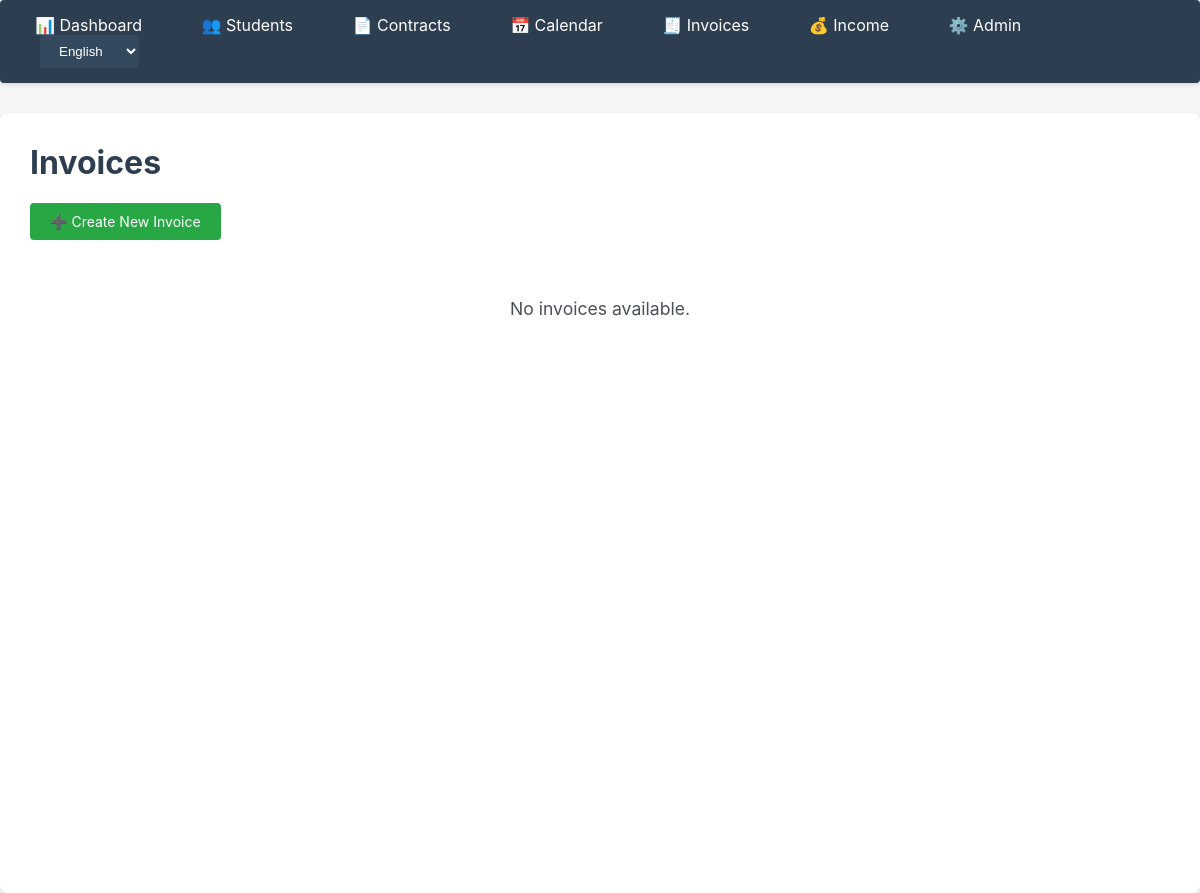
The page /billing/ on the database as committed earlier.
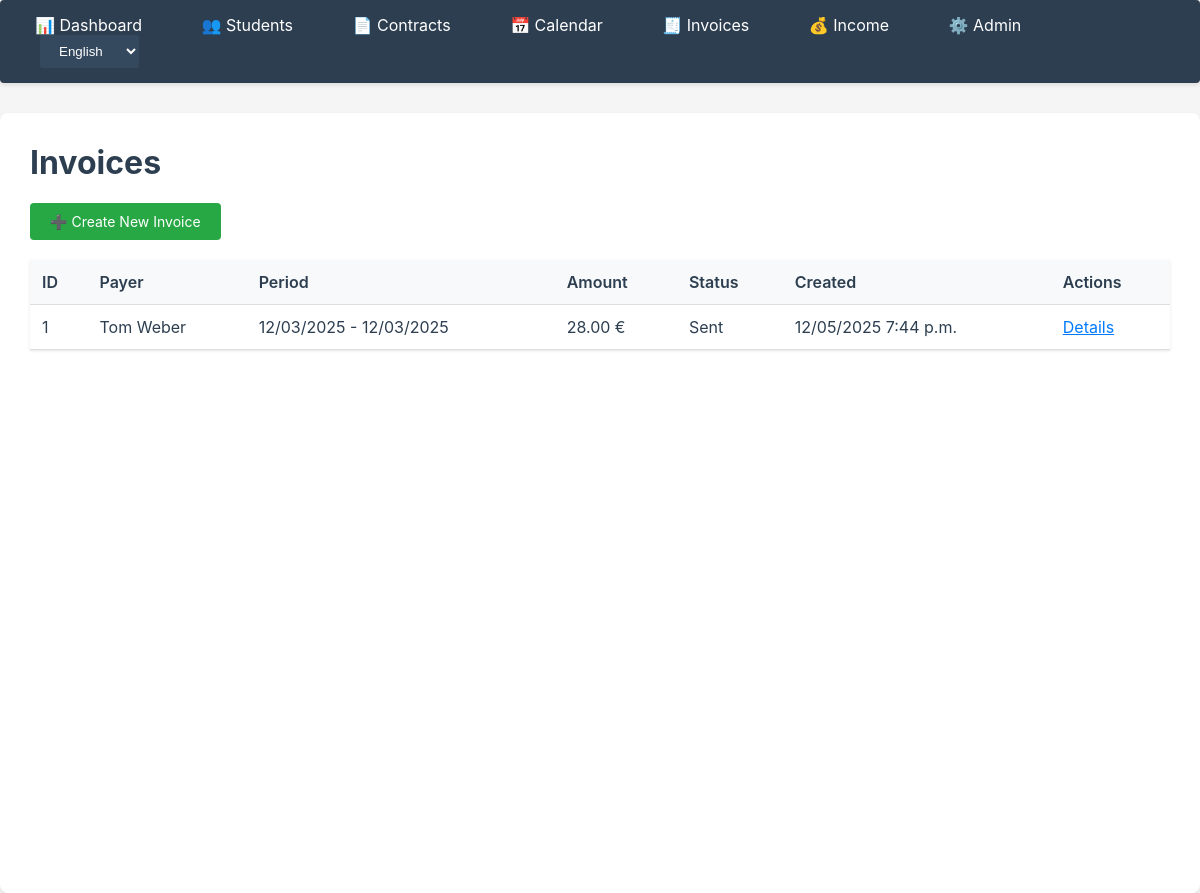
The same page on the database as committed later.
### apps/billing/models.py (models this page shows, shortened)
class Invoice(models.Model):
    STATUS_CHOICES = [
        ('draft', _('Draft')),
        ('sent', _('Sent')),
        ('paid', _('Paid')),
    ]
    payer_name = models.CharField(
        max_length=200,
        help_text=_("Name of the payer")
    )
    payer_address = models.TextField(
        blank=True,
        help_text=_("Address of the payer")
    )
    contract = models.ForeignKey(
        Contract,
        on_delete=models.SET_NULL,
        null=True,
        blank=True,
        related_name='invoices',
        help_text=_("Associated contract (optional)")
    )
    period_start = models.DateField(help_text=_("Billing period start"))
    period_end = models.DateField(help_text=_("Billing period end"))
    status = models.CharField(
        max_length=20,
        choices=STATUS_CHOICES,
        default='draft',
        help_text=_("Invoice status")
    )
    total_amount = models.DecimalField(
        max_digits=10,
        decimal_places=2,
        default=Decimal('0.00'),
        validators=[MinValueValidator(Decimal('0.00'))],
        help_text=_("Total invoice amount")
    )
    document = models.FileField(
        upload_to='invoices/',
        null=True,
        blank=True,
        help_text=_("Generated invoice document (HTML/PDF)")
    )
    created_at = models.DateTimeField(auto_now_add=True)
    updated_at = models.DateTimeField(auto_now=True)
    class Meta:
        ordering = ['-created_at']
        verbose_name = _('Invoice')
        verbose_name_plural = _('Invoices')
        indexes = [
            models.Index(fields=['status']),
            models.Index(fields=['period_start', 'period_end']),
        ]

### apps/billing/views.py (the view)
# urls.py: path('', views.InvoiceListView.as_view(), name='invoice_list'),
class InvoiceListView(ListView):
    model = Invoice
    template_name = 'billing/invoice_list.html'
    context_object_name = 'invoices'
    paginate_by = 20

### apps/core/templatetags/currency.py (called while the page is built, shortened)
@register.filter(name='euro')
def euro(value):
    if value is None:
        lang = get_language()
        if lang == 'de':
            return "0,00 €"
        else:
            return "0.00 €"
    lang = get_language()
    formatted = f"{value:.2f}"
    parts = formatted.split('.')
    integer_part = parts[0]
    decimal_part = parts[1] if len(parts) > 1 else '00'
    if len(integer_part) > 3:
        integer_part = f"{int(integer_part):,}"
    if lang == 'de':
        integer_part = integer_part.replace(',', '.')
        formatted = f"{integer_part},{decimal_part}"
    else:
        formatted = f"{integer_part}.{decimal_part}"
    return f"{formatted} €"

### apps/billing/templates/billing/invoice_list.html (shortened to what this page needs)
{% extends 'core/base.html' %}
{% load i18n %}
{% load currency %}
{% block content %}
<h1>{% trans "Invoices" %}</h1>
<div class="btn-group">
    <a href="{% url 'billing:invoice_create' %}" class="btn btn-success">➕ {% trans "Create New Invoice" %}</a>
</div>
{% if invoices %}
<table>
    <thead>
        <tr>
            <th>{% trans "ID" %}</th>
            <th>{% trans "Payer" %}</th>
            <th>{% trans "Period" %}</th>
            <th>{% trans "Amount" %}</th>
            <th>{% trans "Status" %}</th>
            <th>{% trans "Created" %}</th>
            <th>{% trans "Actions" %}</th>
        </tr>
    </thead>
    <tbody>
        {% for invoice in invoices %}
        <tr>
            <td>{{ invoice.id }}</td>
            <td>{{ invoice.payer_name }}</td>
            <td>{{ invoice.period_start|date:"SHORT_DATE_FORMAT" }} - {{ invoice.period_end|date:"SHORT_DATE_FORMAT" }}</td>
            <td>{{ invoice.total_amount|euro }}</td>
            <td>{{ invoice.get_status_display }}</td>
            <td>{{ invoice.created_at|date:"SHORT_DATETIME_FORMAT" }}</td>
            <td>
                <a href="{% url 'billing:invoice_detail' invoice.pk %}">{% trans "Details" %}</a>
            </td>
        </tr>
        {% endfor %}
    </tbody>
</table>
{% else %}
<div class="empty-state">
    <p>{% trans "No invoices available." %}</p>
</div>
{% endif %}
{% endblock %}

Rows that differ between the two databases and show on the page:
added Invoice: id "1", payer_name "Tom Weber", period_start "12/03/2025", period_end "12/03/2025", total_amount|euro "28.00 €", status "Sent", created_at "12/05/2025 7:44 p.m."
Other text that changed with them:
text no longer shown: "No invoices available."
text now shown: "ID Payer Period Amount Status Created Actions"
